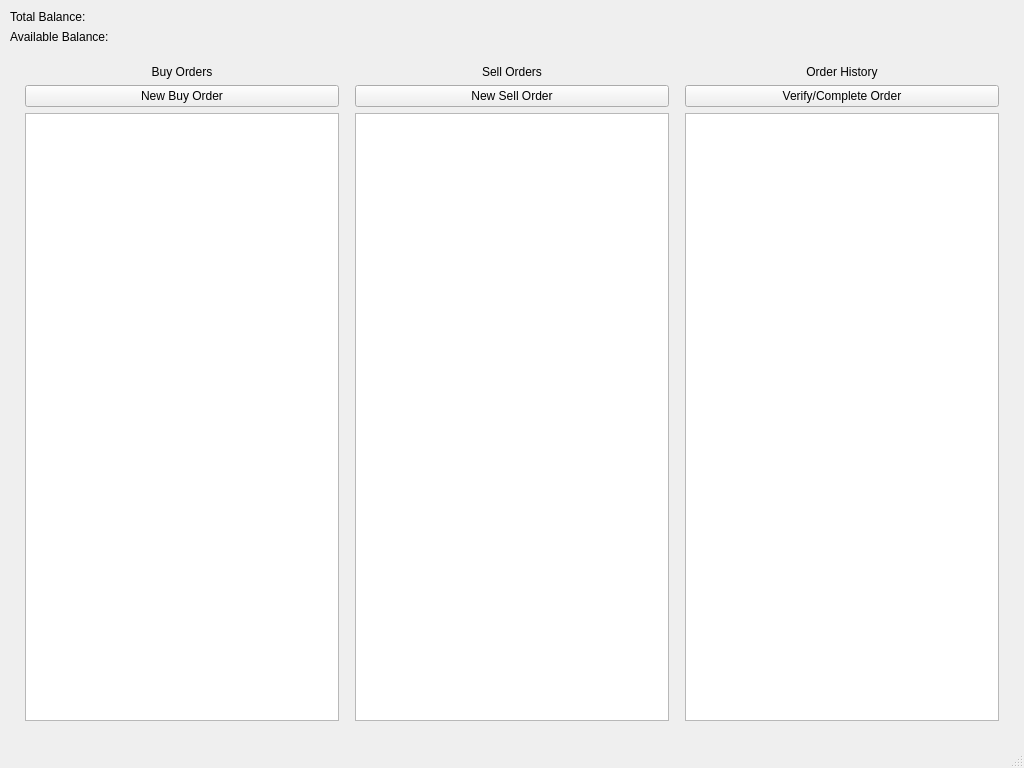
<?xml version="1.0" encoding="UTF-8"?>
<ui version="4.0">
  <class>MainWindow</class>
  <widget class="QMainWindow" name="MainWindow">
    <property name="geometry">
      <rect>
        <x>0</x>
        <y>0</y>
        <width>1024</width>
        <height>768</height>
      </rect>
    </property>
    <property name="windowTitle">
      <string>MainWindow</string>
    </property>
    <widget class="QWidget" name="centralwidget">
      <layout class="QVBoxLayout" name="mainVertical">
        <property name="leftMargin">
          <number>10</number>
        </property>
        <property name="topMargin">
          <number>10</number>
        </property>
        <property name="rightMargin">
          <number>10</number>
        </property>
        <property name="bottomMargin">
          <number>10</number>
        </property>
        <item>
          <widget class="QLabel" name="lblBalanceTotal">
            <property name="text">
              <string>Total Balance:</string>
            </property>
          </widget>
        </item>
        <item>
          <widget class="QLabel" name="lblBalanceAvailable">
            <property name="text">
              <string>Available Balance:</string>
            </property>
          </widget>
        </item>
        <item>
          <layout class="QHBoxLayout" name="orderLayout">
            <property name="leftMargin">
              <number>10</number>
            </property>
            <property name="topMargin">
              <number>10</number>
            </property>
            <property name="rightMargin">
              <number>10</number>
            </property>
            <property name="bottomMargin">
              <number>10</number>
            </property>
            <item>
              <layout class="QVBoxLayout" name="buyOrderLayout">
              <property name="leftMargin">
                <number>5</number>
              </property>
              <property name="topMargin">
                <number>5</number>
              </property>
              <property name="rightMargin">
                <number>5</number>
              </property>
              <property name="bottomMargin">
                <number>5</number>
              </property>
              <item>
                <widget class="QLabel" name="label">
                <property name="text">
                  <string>Buy Orders</string>
                </property>
                <property name="alignment">
                  <set>Qt::AlignCenter</set>
                </property>
                </widget>
              </item>
                <item>
                  <widget class="QPushButton" name="btnNewBuyOrder">
                    <property name="text">
                      <string>New Buy Order</string>
                    </property>
                  </widget>
                </item>
              <item>
                <widget class="QListWidget" name="lstBuyOrders"/>
              </item>
              </layout>
            </item>
            <item>
              <layout class="QVBoxLayout" name="verticalLayout_2">
                <property name="leftMargin">
                  <number>5</number>
                </property>
                <property name="topMargin">
                  <number>5</number>
                </property>
                <property name="rightMargin">
                  <number>5</number>
                </property>
                <property name="bottomMargin">
                  <number>5</number>
                </property>
                <item>
                  <widget class="QLabel" name="label_2">
                    <property name="text">
                      <string>Sell Orders</string>
                    </property>
                    <property name="alignment">
                      <set>Qt::AlignCenter</set>
                    </property>
                  </widget>
                </item>
                <item>
                  <widget class="QPushButton" name="btnNewSellOrder">
                    <property name="text">
                      <string>New Sell Order</string>
                    </property>
                  </widget>
                </item>
                <item>
                  <widget class="QListWidget" name="lstSellOrders"/>
                </item>
              </layout>
            </item>
            <item>
              <layout class="QVBoxLayout" name="pastOrderLayout">
                <property name="leftMargin">
                  <number>5</number>
                </property>
                <property name="topMargin">
                  <number>5</number>
                </property>
                <property name="rightMargin">
                  <number>5</number>
                </property>
                <property name="bottomMargin">
                  <number>5</number>
                </property>
                <item>
                  <widget class="QLabel" name="label">
                    <property name="text">
                      <string>Order History</string>
                    </property>
                    <property name="alignment">
                      <set>Qt::AlignCenter</set>
                    </property>
                  </widget>
                </item>
                <item>
                  <widget class="QPushButton" name="btnCompleteOrder">
                    <property name="text">
                      <string>Verify/Complete Order</string>
                    </property>
                  </widget>
                </item>
                <item>
                  <widget class="QListWidget" name="lstPastOrders"/>
                </item>
              </layout>
            </item>
          </layout>
        </item>
      </layout>
    </widget>
    <widget class="QMenuBar" name="menubar">
      <property name="geometry">
      <rect>
      <x>0</x>
      <y>0</y>
      <width>800</width>
      <height>26</height>
      </rect>
      </property>
    </widget>
    <widget class="QStatusBar" name="statusbar"/>
  </widget>
  <resources/>
  <connections/>
</ui>
